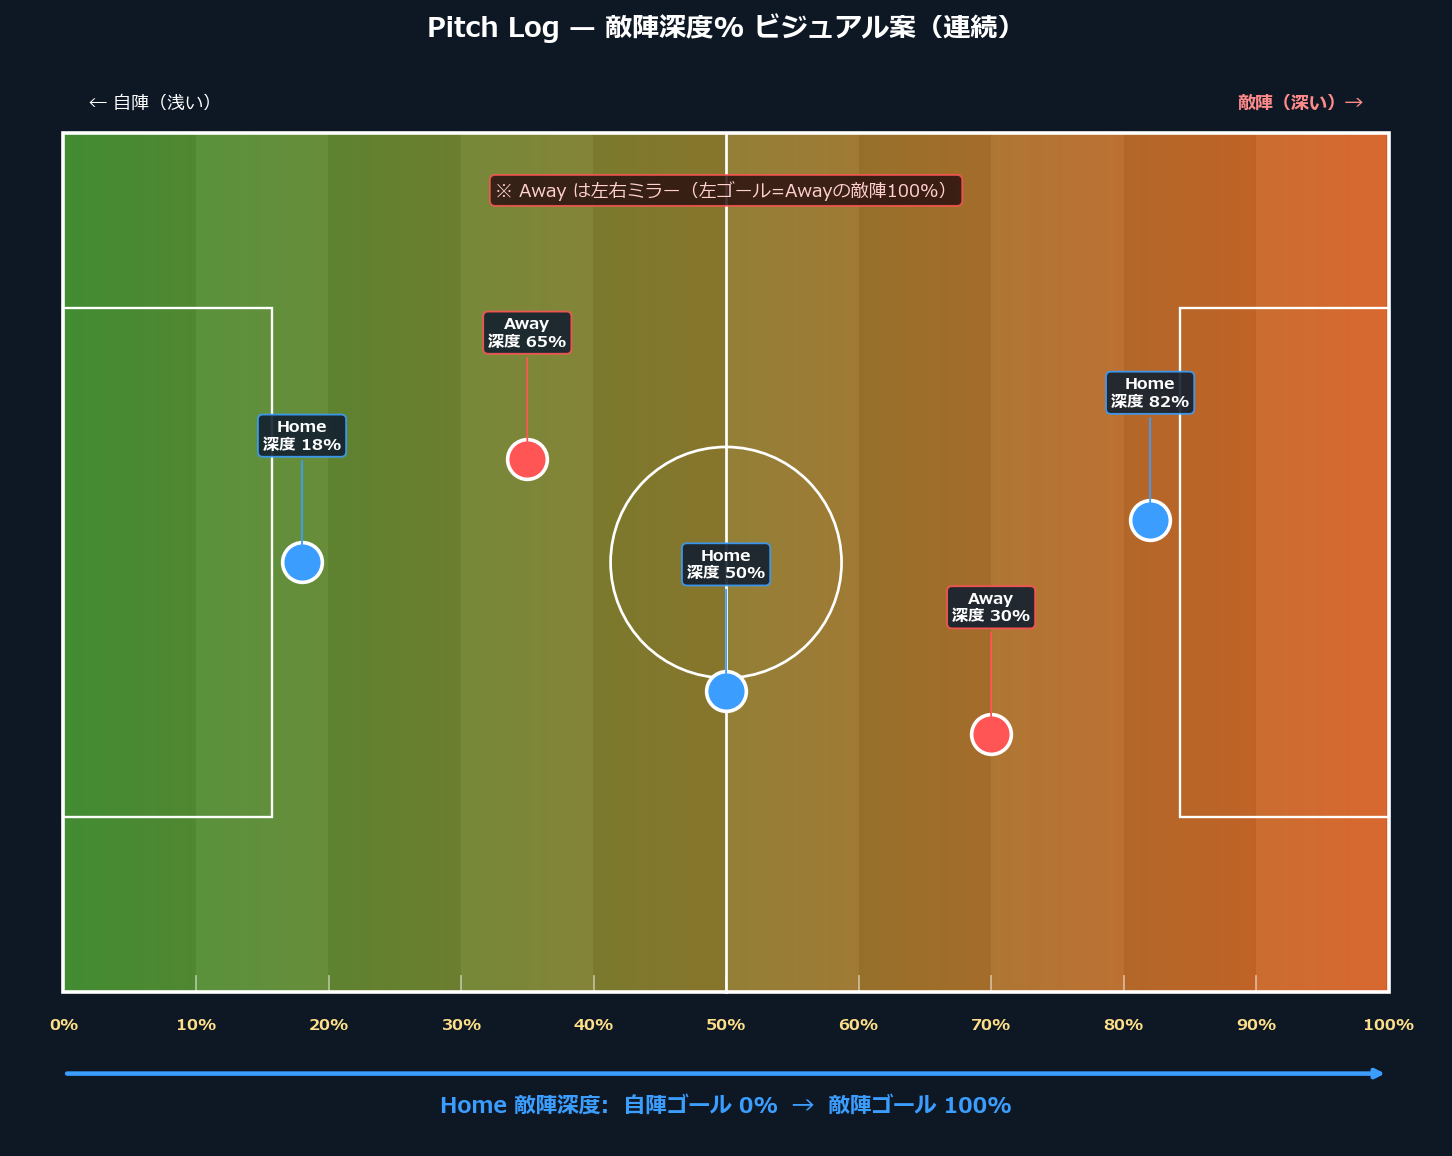

Write Python code to recreate this figure.
"""
depth_mockup.py
===============
敵陣深度%（自陣ゴール=0% → 敵陣ゴール=100%）のビジュアル案モックアップ。
長辺方向に芝ストライプ風グラデで深度を表現する。
出力: docs/depth_mockup.png
"""

import matplotlib
matplotlib.use("Agg")
import matplotlib.pyplot as plt
from matplotlib import font_manager
from matplotlib.patches import Rectangle
import numpy as np

for _f in ["Meiryo", "Yu Gothic", "MS Gothic"]:
    if any(_f.lower() in f.name.lower() for f in font_manager.fontManager.ttflist):
        plt.rcParams["font.family"] = _f
        break
plt.rcParams["axes.unicode_minus"] = False

PITCH_W, PITCH_H = 105.0, 68.0

fig, ax = plt.subplots(figsize=(13, 9))
fig.patch.set_facecolor("#0e1825")

# ── 芝ベース + 深度グラデ（Home視点: 右に行くほど敵陣深い） ──────────────────
nx = 420
depth = np.linspace(0, 1, nx)                       # 0(左/自陣) → 1(右/敵陣)
grid = np.tile(depth, (60, 1))

# 芝の縦ストライプ（明暗）
stripe = (np.floor(np.linspace(0, 10, nx)) % 2) * 0.04
base_green = np.zeros((60, nx, 3))
base_green[..., 0] = 0.26 + stripe                  # R
base_green[..., 1] = 0.55 + stripe                  # G
base_green[..., 2] = 0.20 + stripe                  # B
# 深度が深いほど暖色寄り（赤み）に寄せて「敵陣の深さ」を強調
warm = grid[..., None] * np.array([0.55, -0.18, -0.05])
img = np.clip(base_green + warm, 0, 1)
ax.imshow(img, extent=[0, PITCH_W, 0, PITCH_H], origin="lower", aspect="auto", zorder=0)

# ── pitch lines ─────────────────────────────────────────────────────────────
lc = "white"
ax.add_patch(Rectangle((0, 0), PITCH_W, PITCH_H, fill=False, ec=lc, lw=2))
ax.plot([PITCH_W/2, PITCH_W/2], [0, PITCH_H], color=lc, lw=1.5)
ax.add_patch(plt.Circle((PITCH_W/2, PITCH_H/2), 9.15, fill=False, ec=lc, lw=1.5))
ax.add_patch(Rectangle((0, PITCH_H/2-20.16), 16.5, 40.32, fill=False, ec=lc, lw=1.3))
ax.add_patch(Rectangle((PITCH_W-16.5, PITCH_H/2-20.16), 16.5, 40.32, fill=False, ec=lc, lw=1.3))

# ── 深度ルーラー（下） ───────────────────────────────────────────────────────
for pct in range(0, 101, 10):
    x = PITCH_W * pct / 100
    ax.plot([x, x], [0, 1.2], color="white", lw=1, alpha=0.5)
    ax.text(x, -3.0, f"{pct}%", color="#ffe08a", fontsize=9, ha="center", weight="bold")
ax.annotate("", xy=(PITCH_W, -6.5), xytext=(0, -6.5),
            arrowprops=dict(arrowstyle="-|>", color="#3b9eff", lw=2.5))
ax.text(PITCH_W/2, -9.5, "Home 敵陣深度:  自陣ゴール 0%  →  敵陣ゴール 100%",
        color="#3b9eff", fontsize=12, ha="center", weight="bold")
ax.text(2, PITCH_H+2, "← 自陣（浅い）", color="white", fontsize=10, ha="left")
ax.text(PITCH_W-2, PITCH_H+2, "敵陣（深い）→", color="#ff8a8a", fontsize=10, ha="right", weight="bold")

# ── サンプル選手 + 深度%ラベル ──────────────────────────────────────────────
def depth_home(xn): return xn * 100
def depth_away(xn): return (1 - xn) * 100

samples = [
    (0.18, 0.50, "Home", "#3b9eff"),
    (0.50, 0.35, "Home", "#3b9eff"),
    (0.82, 0.55, "Home", "#3b9eff"),
    (0.70, 0.30, "Away", "#ff5555"),
    (0.35, 0.62, "Away", "#ff5555"),
]
for xn, yn, team, col in samples:
    x, y = xn * PITCH_W, yn * PITCH_H
    d = depth_home(xn) if team == "Home" else depth_away(xn)
    ax.plot(x, y, "o", color=col, ms=22, mec="white", mew=2, zorder=5)
    ax.annotate(f"{team}\n深度 {d:.0f}%", xy=(x, y), xytext=(x, y+9),
                color="white", fontsize=9, ha="center", weight="bold",
                bbox=dict(boxstyle="round,pad=0.3", fc="#13202f", ec=col, alpha=0.9),
                arrowprops=dict(arrowstyle="->", color=col), zorder=6)

ax.text(PITCH_W/2, PITCH_H-5,
        "※ Away は左右ミラー（左ゴール=Awayの敵陣100%）",
        color="#ffd0d0", fontsize=10, ha="center",
        bbox=dict(boxstyle="round,pad=0.3", fc="#2a1010", ec="#ff5555", alpha=0.85))

ax.set_xlim(-4, PITCH_W + 4)
ax.set_ylim(-12, PITCH_H + 6)
ax.set_aspect("equal")
ax.axis("off")
ax.set_title("Pitch Log — 敵陣深度% ビジュアル案（連続）",
             color="white", fontsize=15, weight="bold", pad=12)

plt.tight_layout()
out = "docs/depth_mockup.png"
plt.savefig(out, dpi=130, facecolor=fig.get_facecolor(), bbox_inches="tight")
print(f"saved -> {out}")
